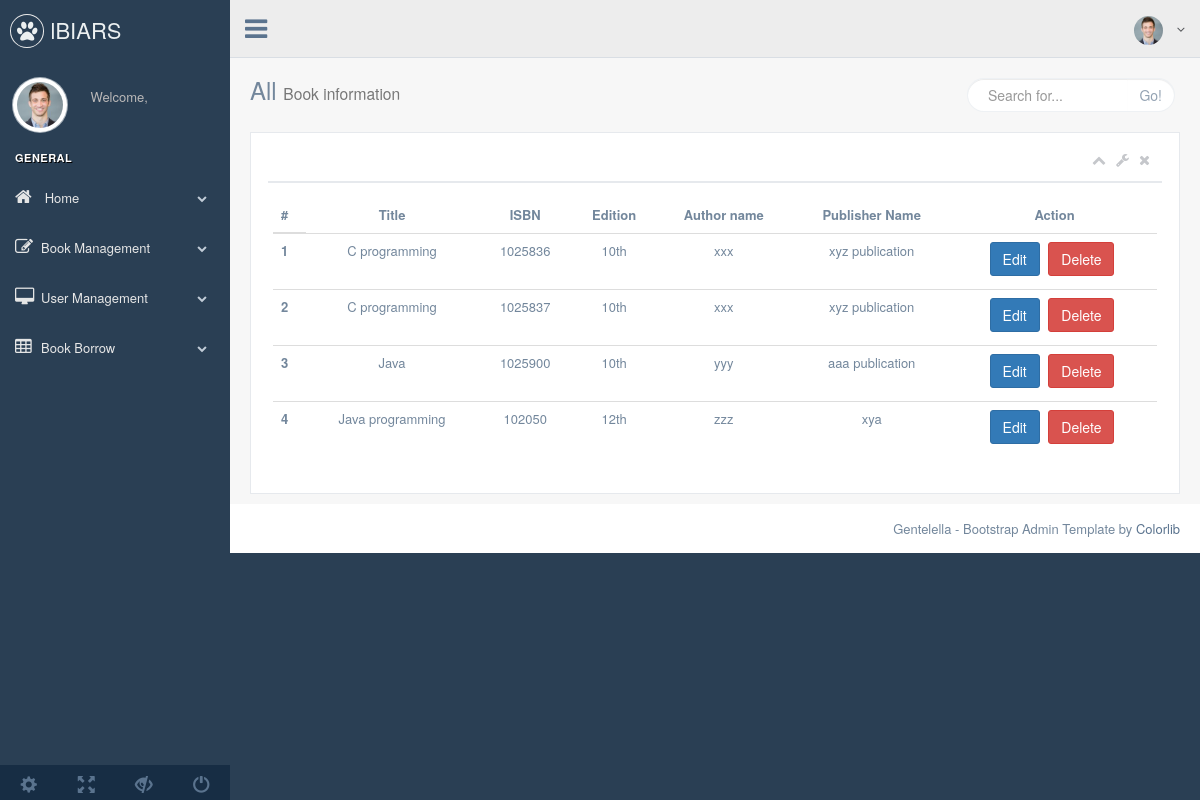
The app's page /admin/view-book.php (signed in) with its own data.
### tables this page shows
CREATE TABLE `tbl_book_info` (
  `bookId` int(10) NOT NULL,
  `title` varchar(255) NOT NULL,
  `isbn` int(10) NOT NULL,
  `edition` varchar(25) NOT NULL,
  `author` varchar(255) NOT NULL,
  `publisher` varchar(255) NOT NULL,
  `category_id` int(10) NOT NULL
);

### admin/view-book.php (called while the page is built, shortened)
<?php
include 'adminmaster.php';

### admin/class_file/supperAdmin.php (called while the page is built, shortened)
<?php
class supperAdmin {
    private $link;
     public function __construct() {
        $dbhost = 'localhost';
        $dbuser = 'root';
        $dbpass = '';
        $db = 'libarybook';
        $this->link = mysqli_connect($dbhost, $dbuser, $dbpass);
        if (!$this->link) {
            echo 'Database are not Connected ' . mysqli_error($this->link);
        } else {
            $select_db = mysqli_select_db($this->link, $db);
        }
    }
     public function view_all_books_information() {
        $sql="SELECT * FROM tbl_book_info";
        if(mysqli_query($this->link, $sql)){
             $run_query=mysqli_query($this->link, $sql);
             return $run_query;
        }
        else{
            die("insert query problem " . mysqli_error($this->link));
        }
    }
}

### admin/pagess/viewBook.php (the view, shortened to what this page needs)
<div class="right_col" role="main">
                 <?php
                 $run_query = $object_supper_admin->view_all_books_information();
                 ?>
          <div class="">
            <div class="page-title">
              <div class="title_left ">
                <h3>All <small>Book information</small></h3>
              </div>
              <div class="title_right">
                <div class="col-md-5 col-sm-5 col-xs-12 form-group pull-right top_search">
                  <div class="input-group">
                    <input type="text" class="form-control" placeholder="Search for...">
                    <span class="input-group-btn">
                      <button class="btn btn-default" type="button">Go!</button>
                    </span>
                  </div>
                </div>
              </div>
            </div>
            <div class="clearfix"></div>
            <div class="row">
              <div class="col-md-12 col-sm-12 col-xs-12">
                <div class="x_panel">
                  <div class="x_title">
                    <ul class="nav navbar-right panel_toolbox">
                      <li><a class="collapse-link"><i class="fa fa-chevron-up"></i></a>
                      </li>
                      <li class="dropdown">
                        <a href="#" class="dropdown-toggle" data-toggle="dropdown" role="button" aria-expanded="false"><i class="fa fa-wrench"></i></a>
                      </li>
                      <li><a class="close-link"><i class="fa fa-close"></i></a>
                      </li>
                    </ul>
                    <div class="clearfix"></div>
                  </div>
                  <div class="x_content">
                    <table class="table table-hover">
                      <thead>
                        <tr>
                          <th>#</th>
                          <td align="center"><b> Title</b></td>
                          <td align="center"><b> ISBN</b></td>
                          <td align="center"><b>Edition</b></td>
                            <td align="center"><b>Author name</b></td>
                            <td align="center"><b>Publisher Name</b></td>
                          <td align="center"><b>Action</b></td>
                        </tr>
                      </thead>
                      <tbody>
                            <?php
                    while ($all_books_info = mysqli_fetch_assoc($run_query)) {
                        ?>
                        <tr >
                          <th scope="row"align="center"><?php echo $all_books_info['bookId'];?></th>
                          <td align="center"><?php echo $all_books_info['title'];?> </td>
                          <td align="center"><?php echo $all_books_info['isbn'];?> </td>
                          <td align="center"><?php echo $all_books_info['edition'];?> </td>
                          <td align="center"><?php echo $all_books_info['author'];?> </td>
                           <td align="center"><?php echo $all_books_info['publisher'];?></td>
                          <td align="center">
                           <a class="btn btn-primary" href="edit-book.php?&&id=<?php echo $all_books_info['bookId'];?>" >
                                       Edit </a>
                           <a class="btn btn-danger" href="?Status=delete&&id=<?php echo $all_books_info['bookId'];?>" onclick="return one_delete();" >
                                       Delete </a>
                          </td>
                        </tr>
                    <?php }?>
                      </tbody>
                    </table>
                  </div>
                </div>
              </div>
            </div>
          </div>
        </div>

### records on screen
tbl_book_info: bookId "1", title "C programming", isbn "1025836", edition "10th", author "xxx", publisher "xyz publication"
tbl_book_info: bookId "2", title "C programming", isbn "1025837", edition "10th", author "xxx", publisher "xyz publication"
tbl_book_info: bookId "3", title "Java", isbn "1025900", edition "10th", author "yyy", publisher "aaa publication"
tbl_book_info: bookId "4", title "Java programming", isbn "102050", edition "12th", author "zzz", publisher "xya"
